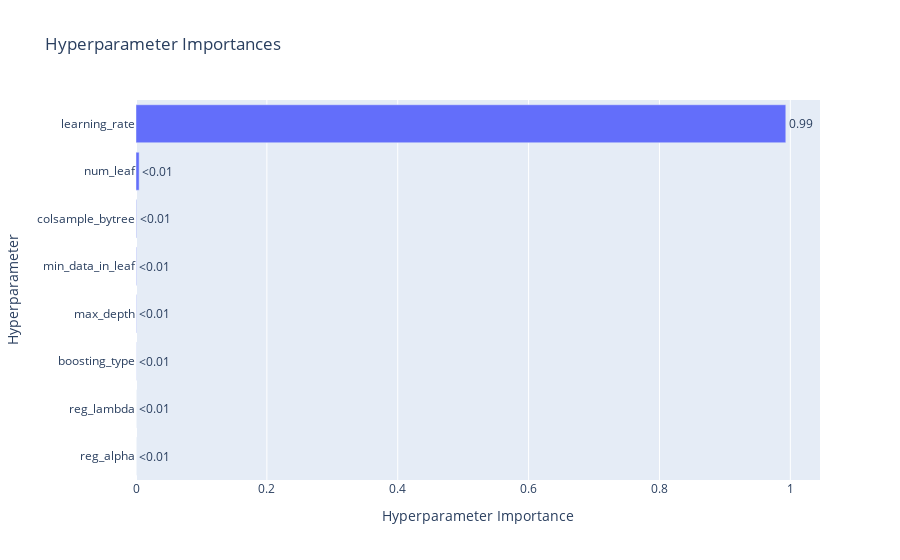

The notebook cell saved with this chart:
### Code cell
optuna.visualization.plot_optimization_history(study)
optuna.visualization.plot_param_importances(study)

### Figure 1 — Plotly figure (JSON) as saved in the notebook; plotly's stock layout.template omitted (floating-point values rounded to 4 significant figures)
{"data": [{"cliponaxis": false, "hovertemplate": ["reg_alpha (FloatDistribution): 3.507302887107178e-05<extra></extra>", "reg_lambda (FloatDistribution): 5.0673449472092745e-05<extra></extra>", "boosting_type (CategoricalDistribution): 0.0001934792888553119<extra></extra>", "max_depth (IntDistribution): 0.0004649340797668795<extra></extra>", "min_data_in_leaf (IntDistribution): 0.0005927522636441025<extra></extra>", "colsample_bytree (FloatDistribution): 0.000758159188105216<extra></extra>", "num_leaf (IntDistribution): 0.004816758026891331<extra></extra>", "learning_rate (FloatDistribution): 0.9930881706743941<extra></extra>"], "name": "Objective Value", "orientation": "h", "text": ["<0.01", "<0.01", "<0.01", "<0.01", "<0.01", "<0.01", "<0.01", "0.99"], "textposition": "outside", "type": "bar", "x": [3.507e-05, 5.067e-05, 0.0001935, 0.0004649, 0.0005928, 0.0007582, 0.004817, 0.9931], "y": ["reg_alpha", "reg_lambda", "boosting_type", "max_depth", "min_data_in_leaf", "colsample_bytree", "num_leaf", "learning_rate"]}], "layout": {"title": {"text": "Hyperparameter Importances"}, "xaxis": {"title": {"text": "Hyperparameter Importance"}}, "yaxis": {"title": {"text": "Hyperparameter"}}}}
